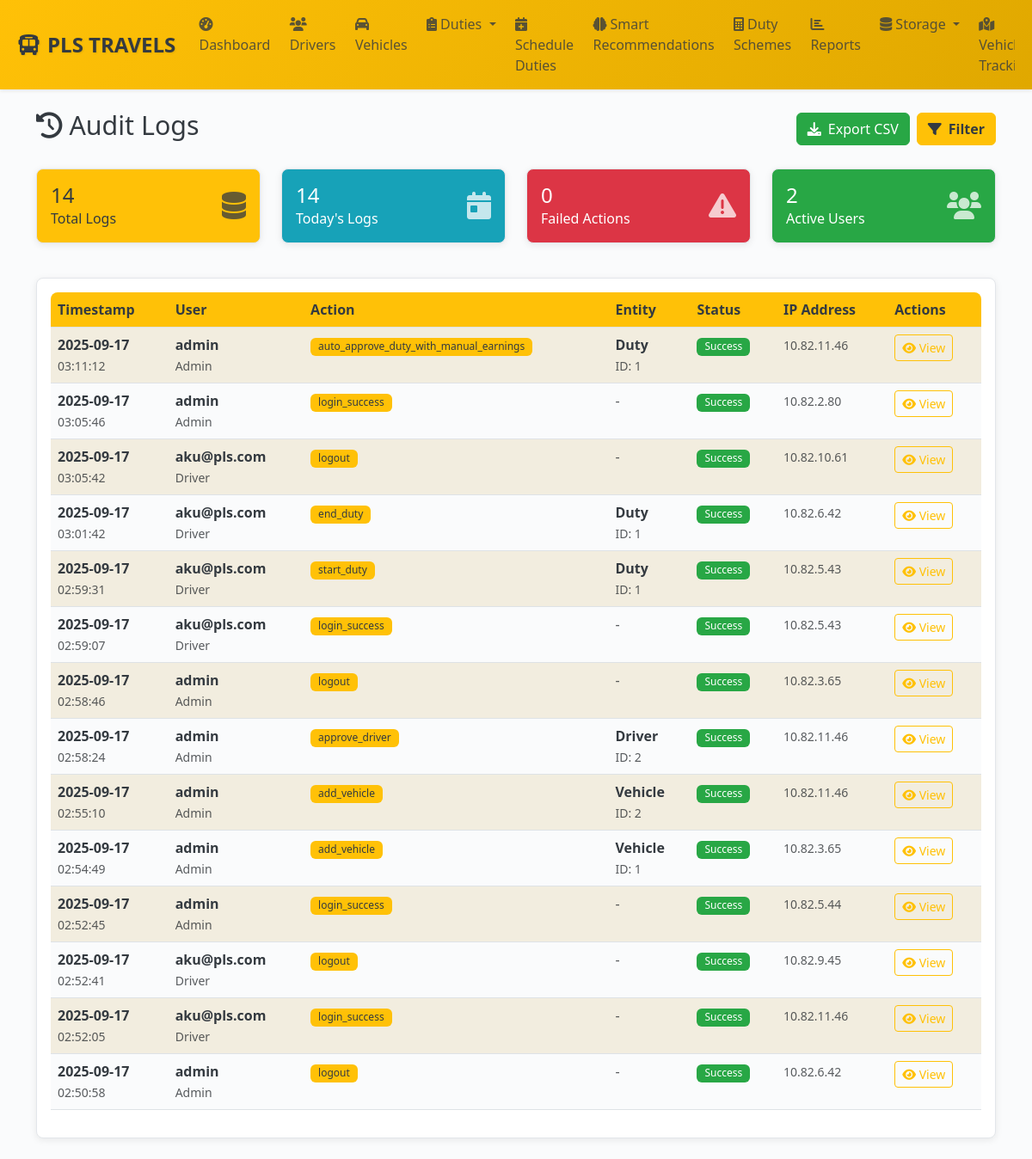
Page /admin/audit-logs (signed in) on the earlier database version.
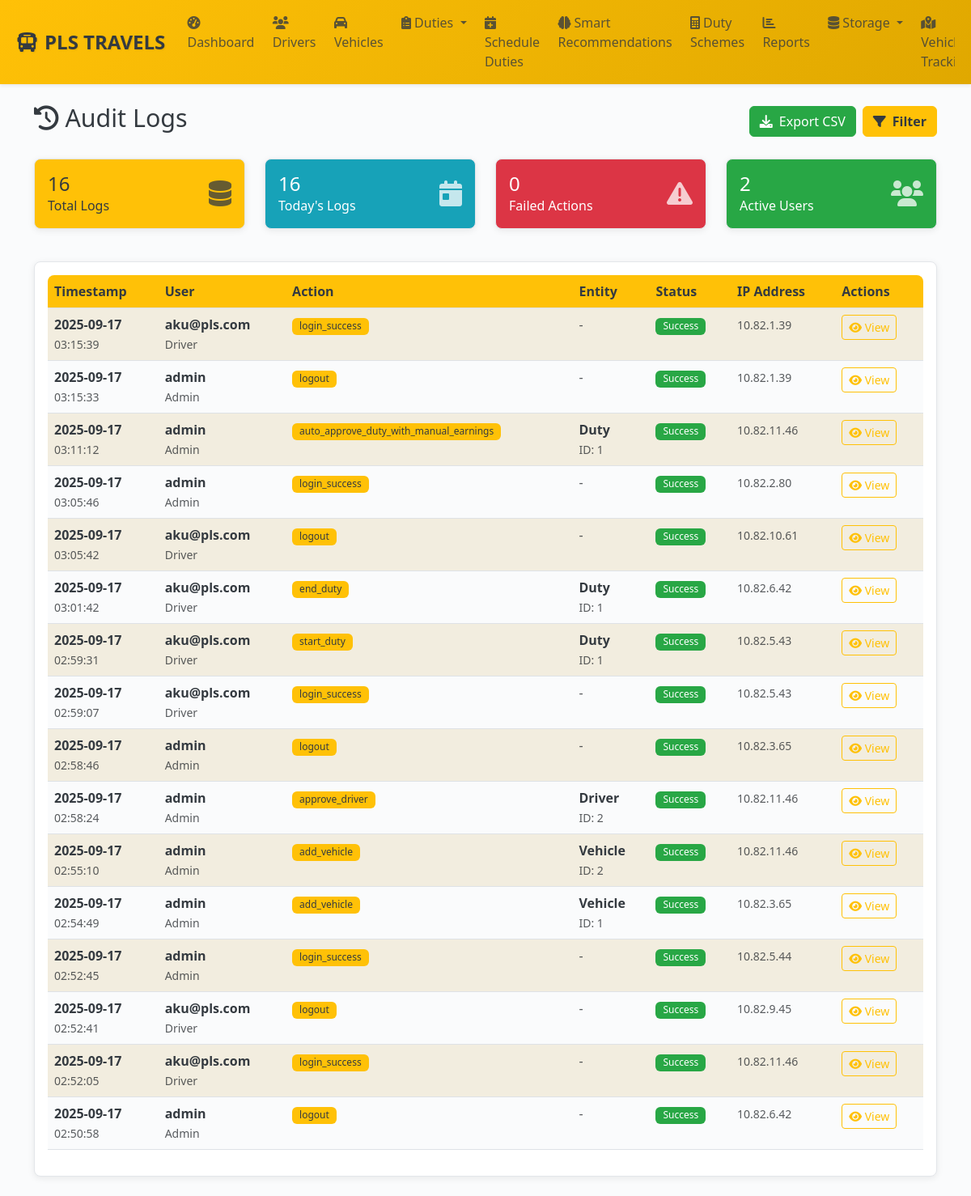
Same page on the later database version.
### models.py (models this page shows, shortened)
class AuditLog(db.Model):
    __tablename__ = 'audit_logs'
    id = db.Column(db.Integer, primary_key=True)
    user_id = db.Column(db.Integer, db.ForeignKey('users.id'), nullable=False, index=True)
    session_id = db.Column(db.String(100))
    action = db.Column(db.String(100), nullable=False, index=True)
    entity_type = db.Column(db.String(50), index=True)
    entity_id = db.Column(db.Integer)
    entity_uuid = db.Column(db.String(36))
    old_values = db.Column(db.Text)  # JSON
    new_values = db.Column(db.Text)  # JSON
    changed_fields = db.Column(db.Text)  # JSON array
    ip_address = db.Column(db.String(45))
    user_agent = db.Column(db.String(500))
    request_url = db.Column(db.String(500))
    request_method = db.Column(db.String(10))
    success = db.Column(db.Boolean, default=True)
    error_message = db.Column(db.Text)
    execution_time = db.Column(db.Float)  # milliseconds
    created_at = db.Column(db.DateTime, default=get_ist_time_naive, index=True)
    user = db.relationship('User', backref='audit_logs')
    __table_args__ = (
        Index('idx_audit_date_user', 'created_at', 'user_id'),
        Index('idx_audit_entity', 'entity_type', 'entity_id'),
    )

class User(UserMixin, db.Model):
    __tablename__ = 'users'
    id = db.Column(db.Integer, primary_key=True)
    uuid = db.Column(db.String(36), unique=True, nullable=False, default=lambda: str(uuid.uuid4()))
    username = db.Column(db.String(64), unique=True, nullable=False, index=True)
    email = db.Column(db.String(120), unique=True, nullable=False, index=True)
    password_hash = db.Column(db.String(256), nullable=False)
    role = db.Column(db.Enum(UserRole), nullable=False, default=UserRole.DRIVER, index=True)
    status = db.Column(db.Enum(UserStatus), nullable=False, default=UserStatus.ACTIVE, index=True)
    first_name = db.Column(db.String(50))
    last_name = db.Column(db.String(50))
    phone = db.Column(db.String(20), unique=True, index=True)
    whatsapp_number = db.Column(db.String(20), index=True)  # Dedicated WhatsApp number
    profile_picture = db.Column(db.String(255))
    last_login = db.Column(db.DateTime)
    login_count = db.Column(db.Integer, default=0)
    failed_login_attempts = db.Column(db.Integer, default=0)
    password_changed_at = db.Column(db.DateTime, default=get_ist_time_naive)
    two_factor_enabled = db.Column(db.Boolean, default=False)
    reset_token = db.Column(db.String(6))
    reset_token_expiry = db.Column(db.DateTime)
    created_at = db.Column(db.DateTime, default=get_ist_time_naive, nullable=False)
    updated_at = db.Column(db.DateTime, default=get_ist_time_naive, onupdate=get_ist_time_naive)
    created_by = db.Column(db.Integer, db.ForeignKey('users.id'))
    driver_profile = db.relationship('Driver', foreign_keys='Driver.user_id', backref='user', uselist=False, cascade='all, delete-orphan')
    managed_branches = db.relationship('Branch',
                                     secondary=manager_branches,
                                     primaryjoin='User.id == manager_branches.c.manager_id',
                                     secondaryjoin='Branch.id == manager_branches.c.branch_id',
                                     backref='managers')

### admin_routes.py (the view, shortened to what this page needs)
@admin_bp.route('/audit-logs')
@login_required
@admin_required
def audit_logs():
    page = request.args.get('page', 1, type=int)
    per_page = request.args.get('per_page', 50, type=int)
    user_filter = request.args.get('user', '', type=int)
    action_filter = request.args.get('action', '')
    entity_type_filter = request.args.get('entity_type', '')
    date_from = request.args.get('date_from', '')
    date_to = request.args.get('date_to', '')
    search_term = request.args.get('search', '')
    success_filter = request.args.get('success', '')
    query = AuditLog.query.join(User, AuditLog.user_id == User.id)
    if user_filter:
        query = query.filter(AuditLog.user_id == user_filter)
    if action_filter:
        query = query.filter(AuditLog.action.ilike(f'%{action_filter}%'))
    if entity_type_filter:
        query = query.filter(AuditLog.entity_type == entity_type_filter)
    if date_from:
        try:
            from_date = datetime.strptime(date_from, '%Y-%m-%d')
            query = query.filter(AuditLog.created_at >= from_date)
        except ValueError:
            pass
    if success_filter:
        success_bool = success_filter.lower() == 'true'
        query = query.filter(AuditLog.success == success_bool)
    audit_logs = query.order_by(desc(AuditLog.created_at)).paginate(
        page=page, per_page=per_page, error_out=False
    )
    users = User.query.filter(User.role.in_([UserRole.ADMIN, UserRole.MANAGER])).all()
    actions = db.session.query(AuditLog.action).distinct().order_by(AuditLog.action).all()
    entity_types = db.session.query(AuditLog.entity_type).distinct().filter(
        AuditLog.entity_type.isnot(None)
    ).order_by(AuditLog.entity_type).all()
    stats = {
        'total_logs': AuditLog.query.count(),
        'today_logs': AuditLog.query.filter(
            AuditLog.created_at >= datetime.now().date()
        ).count(),
        'failed_actions': AuditLog.query.filter(AuditLog.success == False).count(),
        'unique_users': db.session.query(AuditLog.user_id).distinct().count()
    }
    return render_template('admin/audit_logs.html',
                         audit_logs=audit_logs,
                         users=users,
                         actions=[a[0] for a in actions],
                         entity_types=[e[0] for e in entity_types],
                         user_filter=user_filter,
                         action_filter=action_filter,
                         entity_type_filter=entity_type_filter,
                         date_from=date_from,
                         date_to=date_to,
                         search_term=search_term,
                         success_filter=success_filter,
                         per_page=per_page,
                         stats=stats)

### templates/admin/audit_logs.html (shortened to what this page needs)
{% extends "base.html" %}
{% block content %}
<div class="d-flex justify-content-between align-items-center mb-4">
    <h2><i class="fas fa-history me-2"></i>Audit Logs</h2>
    <div class="d-flex gap-2">
        <a href="{{ url_for('admin.export_audit_logs', **request.args) }}" class="btn btn-success">
            <i class="fas fa-download me-2"></i>Export CSV
        </a>
        <button class="btn btn-primary" data-bs-toggle="modal" data-bs-target="#filterModal">
            <i class="fas fa-filter me-2"></i>Filter
        </button>
    </div>
</div>
<div class="row mb-4">
    <div class="col-md-3 col-sm-6 mb-3">
        <div class="card bg-primary text-white">
            <div class="card-body">
                <div class="d-flex justify-content-between">
                    <div>
                        <h4 class="mb-0">{{ "{:,}".format(stats.total_logs) }}</h4>
                        <p class="mb-0">Total Logs</p>
                    </div>
                    <div class="align-self-center">
                        <i class="fas fa-database fa-2x opacity-75"></i>
                    </div>
                </div>
            </div>
        </div>
    </div>
    <div class="col-md-3 col-sm-6 mb-3">
        <div class="card bg-info text-white">
            <div class="card-body">
                <div class="d-flex justify-content-between">
                    <div>
                        <h4 class="mb-0">{{ "{:,}".format(stats.today_logs) }}</h4>
                        <p class="mb-0">Today's Logs</p>
                    </div>
                    <div class="align-self-center">
                        <i class="fas fa-calendar-day fa-2x opacity-75"></i>
                    </div>
                </div>
            </div>
        </div>
    </div>
    <div class="col-md-3 col-sm-6 mb-3">
        <div class="card bg-danger text-white">
            <div class="card-body">
                <div class="d-flex justify-content-between">
                    <div>
                        <h4 class="mb-0">{{ "{:,}".format(stats.failed_actions) }}</h4>
                        <p class="mb-0">Failed Actions</p>
                    </div>
                    <div class="align-self-center">
                        <i class="fas fa-exclamation-triangle fa-2x opacity-75"></i>
                    </div>
                </div>
            </div>
        </div>
    </div>
    <div class="col-md-3 col-sm-6 mb-3">
        <div class="card bg-success text-white">
            <div class="card-body">
                <div class="d-flex justify-content-between">
                    <div>
                        <h4 class="mb-0">{{ "{:,}".format(stats.unique_users) }}</h4>
                        <p class="mb-0">Active Users</p>
                    </div>
                    <div class="align-self-center">
                        <i class="fas fa-users fa-2x opacity-75"></i>
                    </div>
                </div>
            </div>
        </div>
    </div>
</div>
<div class="card">
    <div class="card-body">
        {% if audit_logs.items %}
        <div class="table-responsive">
            <table class="table table-striped table-hover">
                <thead>
                    <tr>
                        <th>Timestamp</th>
                        <th>User</th>
                        <th>Action</th>
                        <th>Entity</th>
                        <th>Status</th>
                        <th>IP Address</th>
                        <th>Actions</th>
                    </tr>
                </thead>
                <tbody>
                    {% for log in audit_logs.items %}
                    <tr class="{% if not log.success %}table-danger{% endif %}">
                        <td>
                            <div>
                                <strong>{{ log.created_at.strftime('%Y-%m-%d') }}</strong><br>
                                <small class="text-muted">{{ log.created_at.strftime('%H:%M:%S') }}</small>
                            </div>
                        </td>
                        <td>
                            {% if log.user %}
                            <div>
                                <strong>{{ log.user.username }}</strong><br>
                                <small class="text-muted">{{ log.user.role.value.title() }}</small>
                            </div>
                            {% else %}
                            <span class="text-muted">Unknown User</span>
                            {% endif %}
                        </td>
                        <td>
                            <span class="badge bg-primary">{{ log.action }}</span>
                        </td>
                        <td>
                            {% if log.entity_type %}
                            <div>
                                <strong>{{ log.entity_type.title() }}</strong>
                                {% if log.entity_id %}
                                <br><small class="text-muted">ID: {{ log.entity_id }}</small>
                                {% endif %}
                            </div>
                            {% else %}
                            <span class="text-muted">-</span>
                            {% endif %}
                        </td>
                        <td>
                            {% if log.success %}
                                <span class="badge bg-success">Success</span>
                            {% else %}
                                <span class="badge bg-danger">Failed</span>
                            {% endif %}
                        </td>
                        <td>
                            <small class="text-muted">{{ log.ip_address or '-' }}</small>
                        </td>
                        <td>
                            <a href="{{ url_for('admin.view_audit_log', log_id=log.id) }}" class="btn btn-sm btn-outline-primary">
                                <i class="fas fa-eye"></i> View
                            </a>
                        </td>
                    </tr>
                    {% endfor %}
                </tbody>
            </table>
        </div>
        {% else %}
        <div class="text-center py-5">
            <i class="fas fa-history fa-3x text-muted mb-3"></i>
            <h5 class="text-muted">No audit logs found</h5>
            <p class="text-muted">Try adjusting your filters or check back later.</p>
        </div>
        {% endif %}
    </div>
</div>
{% endblock %}

Differences in the rows shown:
added AuditLog: created_at "2025-09-17", created_at "03:15:39", user.username "aku@pls.com", user.role.value "Driver", action "login_success", success "Success", ip_address "10.82.1.39"
added AuditLog: created_at "2025-09-17", created_at "03:15:33", user.username "admin", user.role.value "Admin", action "logout", success "Success", ip_address "10.82.1.39"
Other differences:
{{ "{:,}".format(stats.total_logs) }}: "14" → "16"
{{ "{:,}".format(stats.today_logs) }}: "14" → "16"
